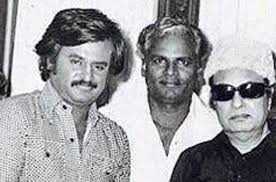
#> input picture DiffBIR/inputs/real47/1.jpg, 276 x 182 px
$ python features.py --image ../DiffBIR/inputs/real47/1.jpg   (older library calls are emulated)
#> lines starting #> are read from the running program, lines starting #| are printed output that depends on the picture; after the words box and inside, x2 and y2 are one past the last pixel; in counts of white or black regions, pixels touching at a corner belong together
import cv2
import numpy as np
import matplotlib.pyplot as plt
import argparse
import os

def visualize_rectangular_enhancement(image_path, output_path=None):
    """
    Process an image to enhance rectangular structures and visualize each step.

    Args:
        image_path: Path to the input image
        output_path: Path to save the visualization (optional)
    """
#> called with image_path = '../DiffBIR/inputs/real47/1.jpg'
    # Load the image
    image = cv2.imread(image_path)
#> image is the input picture: shape (182, 276, 3); mean B, G, R 163.2, 160, 160
    if image is None:
        print(f"Error: Could not load image {image_path}")
        return

    # Convert to grayscale
    gray = cv2.cvtColor(image, cv2.COLOR_BGR2GRAY)

    # Step 1: Basic preprocessing
    blurred = cv2.GaussianBlur(gray, (5, 5), 0)
    clahe = cv2.createCLAHE(clipLimit=2.0, tileGridSize=(8, 8))
    contrast_enhanced = clahe.apply(blurred)

    # Step 2: Directional edge detection
    sobelx = cv2.Sobel(contrast_enhanced, cv2.CV_64F, 1, 0, ksize=3)
    sobely = cv2.Sobel(contrast_enhanced, cv2.CV_64F, 0, 1, ksize=3)
    sobelx = cv2.convertScaleAbs(sobelx)
    sobely = cv2.convertScaleAbs(sobely)
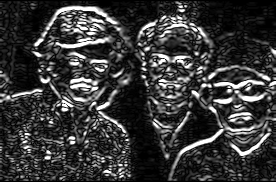
#> sobely: shape (182, 276); min 0, max 255, mean 56.1
    sobel_combined = cv2.addWeighted(sobelx, 0.5, sobely, 0.5, 0)

    # Step 3: Morphological operations for line enhancement
    horizontal_kernel = cv2.getStructuringElement(cv2.MORPH_RECT, (25, 1))
    vertical_kernel = cv2.getStructuringElement(cv2.MORPH_RECT, (1, 25))

    horizontal_lines = cv2.morphologyEx(contrast_enhanced, cv2.MORPH_OPEN, horizontal_kernel)
    vertical_lines = cv2.morphologyEx(contrast_enhanced, cv2.MORPH_OPEN, vertical_kernel)

    horizontal_lines = cv2.dilate(horizontal_lines, horizontal_kernel, iterations=1)
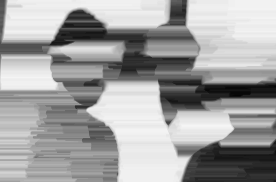
#> horizontal_lines: shape (182, 276); min 5, max 245, mean 161.7
    vertical_lines = cv2.dilate(vertical_lines, vertical_kernel, iterations=1)
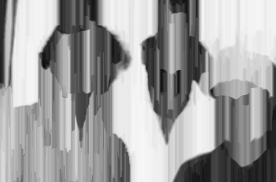
#> vertical_lines: shape (182, 276); min 12, max 247, mean 159.8

    structural_elements = cv2.bitwise_or(horizontal_lines, vertical_lines)

    # Step 4: Edge detection
    edges = cv2.Canny(contrast_enhanced, 50, 150)
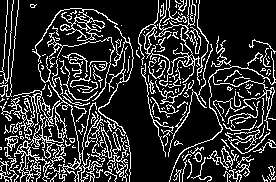
#> edges: shape (182, 276); 18.7% white in thin lines or dots

    # Step 5: Morphological gradient for structure boundaries
    kernel = cv2.getStructuringElement(cv2.MORPH_RECT, (5, 5))
    morph_gradient = cv2.morphologyEx(contrast_enhanced, cv2.MORPH_GRADIENT, kernel)
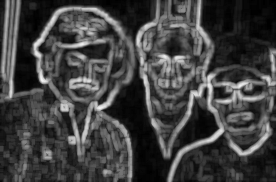
#> morph_gradient: shape (182, 276); min 0, max 242, mean 65.3

    # Step 6: Distance transform
    dist_transform = cv2.distanceTransform(cv2.bitwise_not(edges), cv2.DIST_L2, 3)
    dist_transform = cv2.normalize(dist_transform, None, 0, 255, cv2.NORM_MINMAX).astype(np.uint8)

    # Step 7: Final enhanced image
    final_enhanced = cv2.bitwise_or(morph_gradient, structural_elements)

    # Cleaning up with morphological closing
    kernel = cv2.getStructuringElement(cv2.MORPH_RECT, (3, 3))
    final_enhanced = cv2.morphologyEx(final_enhanced, cv2.MORPH_CLOSE, kernel)
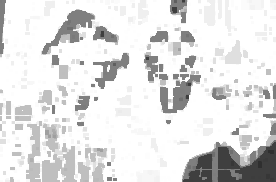
#> final_enhanced: shape (182, 276); min 47, max 255, mean 226.4

    # Create visualization of all steps
    plt.figure(figsize=(25, 12))

    images = [
        ("Original Image", cv2.cvtColor(image, cv2.COLOR_BGR2RGB)),
        ("Grayscale", gray),
        ("Contrast Enhanced", contrast_enhanced),
        ("Horizontal Edge Detection", sobelx),
        ("Vertical Edge Detection", sobely),
        ("Combined Sobel Edges", sobel_combined),
        ("Horizontal Line Enhancement", horizontal_lines),
        ("Vertical Line Enhancement", vertical_lines),
        ("Structural Elements", structural_elements),
        ("Edge Detection", edges),
        ("Morphological Gradient", morph_gradient),
        ("Distance Transform", dist_transform),
        ("Final Enhanced Rectangles", final_enhanced)
    ]

    # Plot all images
    for i, (title, img) in enumerate(images):
        plt.subplot(4, 4, i+1)
        if len(img.shape) == 3:  # Color image
            plt.imshow(img)
        else:  # Grayscale image
            plt.imshow(img, cmap='gray')
        plt.title(title)
        plt.axis('off')
#> this loop made 13 passes
#> title on passes 1 to 12: 'Original Image', 'Grayscale', 'Contrast Enhanced', 'Horizontal Edge Detection', 'Vertical Edge Detection', 'Combined Sobel Edges', 'Horizontal Line Enhancement', 'Vertical Line Enhancement', 'Structural Elements', 'Edge Detection', 'Morphological Gradient', 'Distance Transform'

    plt.tight_layout()

    # Save the visualization if output path is provided
    if output_path:
        plt.savefig(output_path, dpi=300, bbox_inches='tight')
        print(f"Visualization saved to {output_path}")

    plt.show()
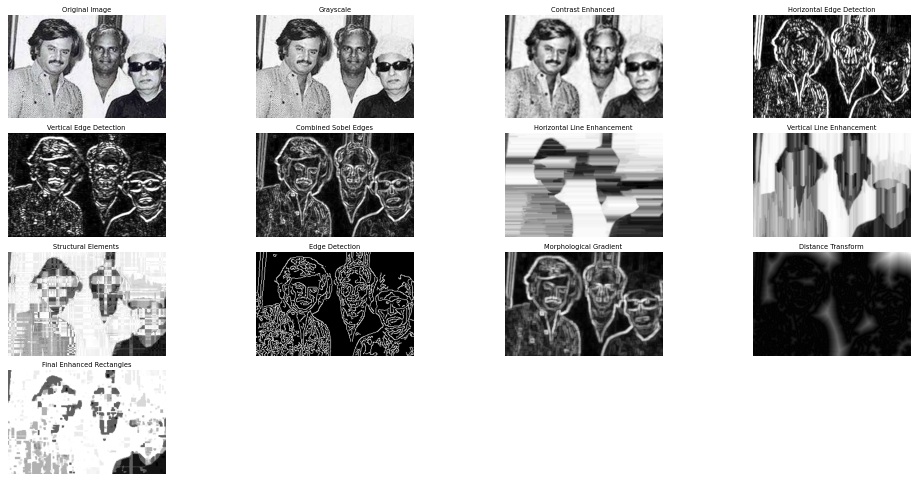
#> figure drawn by matplotlib, 13 panels

def main():
    # Parse command-line arguments
    parser = argparse.ArgumentParser(description="Visualize rectangular structure enhancement steps")
    parser.add_argument("--image", required=True, help="Path to input image")
    parser.add_argument("--output", help="Path to save visualization (optional)")

    args = parser.parse_args()

    # Create output directory if needed
    if args.output:
        os.makedirs(os.path.dirname(args.output) if os.path.dirname(args.output) else '.', exist_ok=True)

    # Visualize the enhancement process
    visualize_rectangular_enhancement(args.image, args.output)

if __name__ == "__main__":
    main()

$ run again, on DiffBIR/inputs/real47/12.jpg
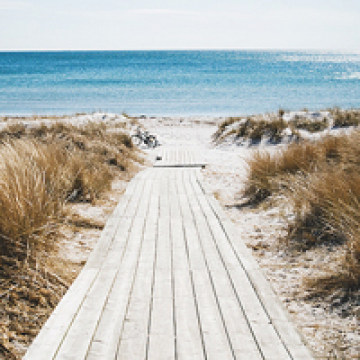
#> input picture DiffBIR/inputs/real47/12.jpg, 360 x 360 px
#> in visualize_rectangular_enhancement, image is the input picture: shape (360, 360, 3); mean B, G, R 178.3, 183.9, 182.8
#> in visualize_rectangular_enhancement, `edges = cv2.Canny(contrast_enhanced, 50, 150)`:
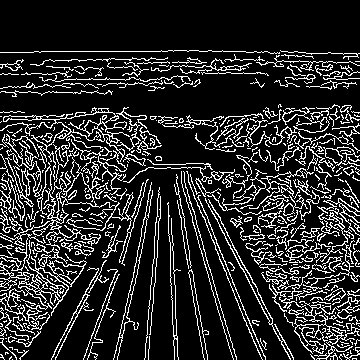
#> edges: shape (360, 360); 16.6% white in thin lines or dots, all inside (x1, y1, x2, y2) = (0, 50, 360, 360)
#> in visualize_rectangular_enhancement, `final_enhanced = cv2.morphologyEx(final_enhanced, cv2.MORPH_CLOSE, ker..`:
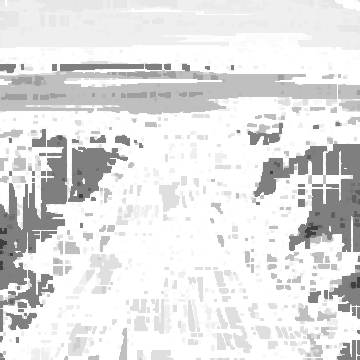
#> final_enhanced: shape (360, 360); min 61, max 255, mean 225.8
#> the loop in visualize_rectangular_enhancement, `for i, (title, img) in enumerate(images):` made 13 passes
#> title on passes 1 to 8: 'Original Image', 'Grayscale', 'Contrast Enhanced', 'Horizontal Edge Detection', 'Vertical Edge Detection', 'Combined Sobel Edges', 'Horizontal Line Enhancement', 'Vertical Line Enhancement'

$ run again, on DiffBIR/inputs/real47/13.jpg
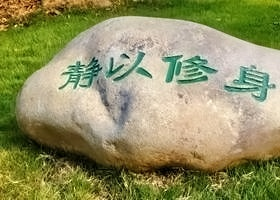
#> input picture DiffBIR/inputs/real47/13.jpg, 280 x 200 px
#> in visualize_rectangular_enhancement, image is the input picture: shape (200, 280, 3); mean B, G, R 98.2, 145, 145
#> in visualize_rectangular_enhancement, `edges = cv2.Canny(contrast_enhanced, 50, 150)`:
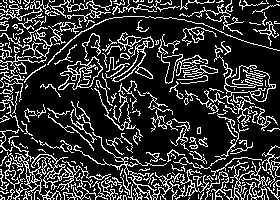
#> edges: shape (200, 280); 20.7% white in thin lines or dots
#> in visualize_rectangular_enhancement, `final_enhanced = cv2.morphologyEx(final_enhanced, cv2.MORPH_CLOSE, ker..`:
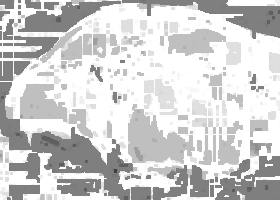
#> final_enhanced: shape (200, 280); min 63, max 255, mean 207.7
#> the loop in visualize_rectangular_enhancement, `for i, (title, img) in enumerate(images):` made 13 passes
#> title on passes 1 to 8: 'Original Image', 'Grayscale', 'Contrast Enhanced', 'Horizontal Edge Detection', 'Vertical Edge Detection', 'Combined Sobel Edges', 'Horizontal Line Enhancement', 'Vertical Line Enhancement'

$ run again, on DiffBIR/inputs/real47/14.jpg
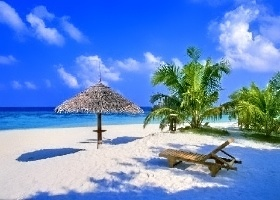
#> input picture DiffBIR/inputs/real47/14.jpg, 280 x 200 px
#> in visualize_rectangular_enhancement, image is the input picture: shape (200, 280, 3); mean B, G, R 204.1, 141.2, 103.5
#> edges: shape (200, 280); 13.3% white in thin lines or dots
#> in visualize_rectangular_enhancement, `final_enhanced = cv2.morphologyEx(final_enhanced, cv2.MORPH_CLOSE, ker..`:
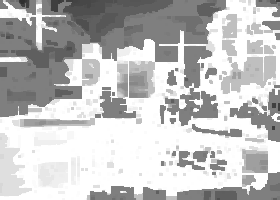
#> final_enhanced: shape (200, 280); min 47, max 255, mean 193.6
#> the loop in visualize_rectangular_enhancement, `for i, (title, img) in enumerate(images):` made 13 passes
#> title on passes 1 to 8: 'Original Image', 'Grayscale', 'Contrast Enhanced', 'Horizontal Edge Detection', 'Vertical Edge Detection', 'Combined Sobel Edges', 'Horizontal Line Enhancement', 'Vertical Line Enhancement'
